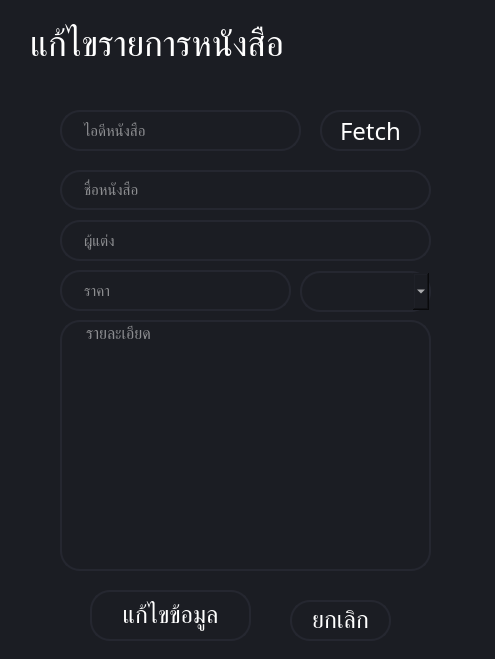
<?xml version="1.0" encoding="UTF-8"?>
<ui version="4.0">
 <class>editBook</class>
 <widget class="QDialog" name="editBook">
  <property name="geometry">
   <rect>
    <x>0</x>
    <y>0</y>
    <width>495</width>
    <height>659</height>
   </rect>
  </property>
  <property name="font">
   <font>
    <family>Cloud Light</family>
    <pointsize>12</pointsize>
   </font>
  </property>
  <property name="windowTitle">
   <string>Dialog</string>
  </property>
  <property name="autoFillBackground">
   <bool>false</bool>
  </property>
  <property name="styleSheet">
   <string notr="true">background-color: rgb(27, 29, 35);</string>
  </property>
  <widget class="QLineEdit" name="booknameText">
   <property name="geometry">
    <rect>
     <x>60</x>
     <y>170</y>
     <width>371</width>
     <height>40</height>
    </rect>
   </property>
   <property name="font">
    <font>
     <family>Cloud Light</family>
     <pointsize>11</pointsize>
     <weight>50</weight>
     <bold>false</bold>
    </font>
   </property>
   <property name="styleSheet">
    <string notr="true">QLineEdit {
	border: 2px solid rgb(37,39,48);
	border-radius: 20px;
	color: #FFF;
	padding-left: 20px;
	padding-right: 20px;
}
QLineEdit:hover {
	border: 2px solid rgb(48, 50, 62);
}
QLineEdit:focus {
	border: 2px solid rgb(85, 170, 255);
}</string>
   </property>
   <property name="placeholderText">
    <string>ชื่อหนังสือ</string>
   </property>
  </widget>
  <widget class="QLineEdit" name="authorText">
   <property name="geometry">
    <rect>
     <x>60</x>
     <y>220</y>
     <width>371</width>
     <height>41</height>
    </rect>
   </property>
   <property name="font">
    <font>
     <family>Cloud Light</family>
     <pointsize>11</pointsize>
     <weight>50</weight>
     <bold>false</bold>
    </font>
   </property>
   <property name="styleSheet">
    <string notr="true">QLineEdit {
	border: 2px solid rgb(37,39,48);
	border-radius: 20px;
	color: #FFF;
	padding-left: 20px;
	padding-right: 20px;
}
QLineEdit:hover {
	border: 2px solid rgb(48, 50, 62);
}
QLineEdit:focus {
	border: 2px solid rgb(85, 170, 255);
}</string>
   </property>
   <property name="placeholderText">
    <string>ผู้แต่ง</string>
   </property>
  </widget>
  <widget class="QPushButton" name="addButton">
   <property name="geometry">
    <rect>
     <x>90</x>
     <y>590</y>
     <width>161</width>
     <height>51</height>
    </rect>
   </property>
   <property name="font">
    <font>
     <family>Cloud Light</family>
     <pointsize>18</pointsize>
    </font>
   </property>
   <property name="styleSheet">
    <string notr="true">QPushButton {
	border: 2px solid rgb(37,39,48);
	border-radius: 20px;
	color: #FFF;
	padding-left: 20px;
	padding-right: 20px;
}
QPushButton:hover {
	border: 2px solid rgb(48, 50, 62);
}
QPushButton:hover:pressed
{
  border: 2px solid rgb(255, 73, 73);
}</string>
   </property>
   <property name="text">
    <string>แก้ไขข้อมูล</string>
   </property>
  </widget>
  <widget class="QLineEdit" name="costText">
   <property name="geometry">
    <rect>
     <x>60</x>
     <y>270</y>
     <width>231</width>
     <height>41</height>
    </rect>
   </property>
   <property name="font">
    <font>
     <family>Cloud Light</family>
     <pointsize>11</pointsize>
     <weight>50</weight>
     <bold>false</bold>
    </font>
   </property>
   <property name="styleSheet">
    <string notr="true">QLineEdit {
	border: 2px solid rgb(37,39,48);
	border-radius: 20px;
	color: #FFF;
	padding-left: 20px;
	padding-right: 20px;
}
QLineEdit:hover {
	border: 2px solid rgb(48, 50, 62);
}
QLineEdit:focus {
	border: 2px solid rgb(85, 170, 255);
}</string>
   </property>
   <property name="placeholderText">
    <string>ราคา</string>
   </property>
  </widget>
  <widget class="QLabel" name="label">
   <property name="geometry">
    <rect>
     <x>30</x>
     <y>20</y>
     <width>261</width>
     <height>51</height>
    </rect>
   </property>
   <property name="font">
    <font>
     <family>Cloud Light</family>
     <pointsize>26</pointsize>
    </font>
   </property>
   <property name="styleSheet">
    <string notr="true">QLabel {
	Color: #FFF
}</string>
   </property>
   <property name="text">
    <string>แก้ไขรายการหนังสือ</string>
   </property>
  </widget>
  <widget class="QPushButton" name="cancelButton">
   <property name="geometry">
    <rect>
     <x>290</x>
     <y>600</y>
     <width>101</width>
     <height>41</height>
    </rect>
   </property>
   <property name="font">
    <font>
     <family>Cloud Light</family>
     <pointsize>18</pointsize>
    </font>
   </property>
   <property name="styleSheet">
    <string notr="true">QPushButton {
	border: 2px solid rgb(37,39,48);
	border-radius: 20px;
	color: #FFF;
	padding-left: 20px;
	padding-right: 20px;
}
QPushButton:hover {
	border: 2px solid rgb(48, 50, 62);
}
QPushButton:hover:pressed
{
  border: 2px solid rgb(255, 73, 73);
}</string>
   </property>
   <property name="text">
    <string>ยกเลิก</string>
   </property>
  </widget>
  <widget class="QPlainTextEdit" name="descriptionText">
   <property name="geometry">
    <rect>
     <x>60</x>
     <y>320</y>
     <width>371</width>
     <height>251</height>
    </rect>
   </property>
   <property name="font">
    <font>
     <family>Cloud Light</family>
     <pointsize>12</pointsize>
    </font>
   </property>
   <property name="styleSheet">
    <string notr="true">QPlainTextEdit {
	border: 2px solid rgb(37,39,48);
	border-radius: 20px;
	color: #FFF;
	padding-left: 20px;
	padding-right: 20px;
}
QPlainTextEdit:hover {
	border: 2px solid rgb(48, 50, 62);
}
QPlainTextEdit:focus {
	border: 2px solid rgb(85, 170, 255);
}</string>
   </property>
   <property name="placeholderText">
    <string>รายละเอียด</string>
   </property>
  </widget>
  <widget class="QLineEdit" name="book_fetch_id">
   <property name="geometry">
    <rect>
     <x>60</x>
     <y>110</y>
     <width>241</width>
     <height>41</height>
    </rect>
   </property>
   <property name="font">
    <font>
     <family>Cloud Light</family>
     <pointsize>11</pointsize>
     <weight>50</weight>
     <bold>false</bold>
    </font>
   </property>
   <property name="styleSheet">
    <string notr="true">QLineEdit {
	border: 2px solid rgb(37,39,48);
	border-radius: 20px;
	color: #FFF;
	padding-left: 20px;
	padding-right: 20px;
}
QLineEdit:hover {
	border: 2px solid rgb(48, 50, 62);
}
QLineEdit:focus {
	border: 2px solid rgb(85, 170, 255);
}</string>
   </property>
   <property name="placeholderText">
    <string>ไอดีหนังสือ</string>
   </property>
  </widget>
  <widget class="QPushButton" name="fetchButton">
   <property name="geometry">
    <rect>
     <x>320</x>
     <y>110</y>
     <width>101</width>
     <height>41</height>
    </rect>
   </property>
   <property name="font">
    <font>
     <family>Cloud Light</family>
     <pointsize>18</pointsize>
    </font>
   </property>
   <property name="styleSheet">
    <string notr="true">QPushButton {
	border: 2px solid rgb(37,39,48);
	border-radius: 20px;
	color: #FFF;
	padding-left: 20px;
	padding-right: 20px;
}
QPushButton:hover {
	border: 2px solid rgb(48, 50, 62);
}
QPushButton:hover:pressed
{
  border: 2px solid rgb(255, 73, 73);
}</string>
   </property>
   <property name="text">
    <string>Fetch</string>
   </property>
  </widget>
  <widget class="QComboBox" name="statusBook">
   <property name="geometry">
    <rect>
     <x>300</x>
     <y>271</y>
     <width>131</width>
     <height>41</height>
    </rect>
   </property>
   <property name="font">
    <font>
     <family>Cloud Light</family>
     <pointsize>11</pointsize>
    </font>
   </property>
   <property name="accessibleDescription">
    <string/>
   </property>
   <property name="styleSheet">
    <string notr="true">QComboBox {
	border: 2px solid rgb(37,39,48);
	border-radius: 20px;
	color: #FFF;
	padding-left: 20px;
	padding-right: 20px;
}
QComboBox:hover {
	border: 2px solid rgb(48, 50, 62);
}
QComboBox:focus {
	border: 2px solid rgb(85, 170, 255);
}</string>
   </property>
   <property name="currentText">
    <string/>
   </property>
  </widget>
 </widget>
 <resources/>
 <connections/>
</ui>
